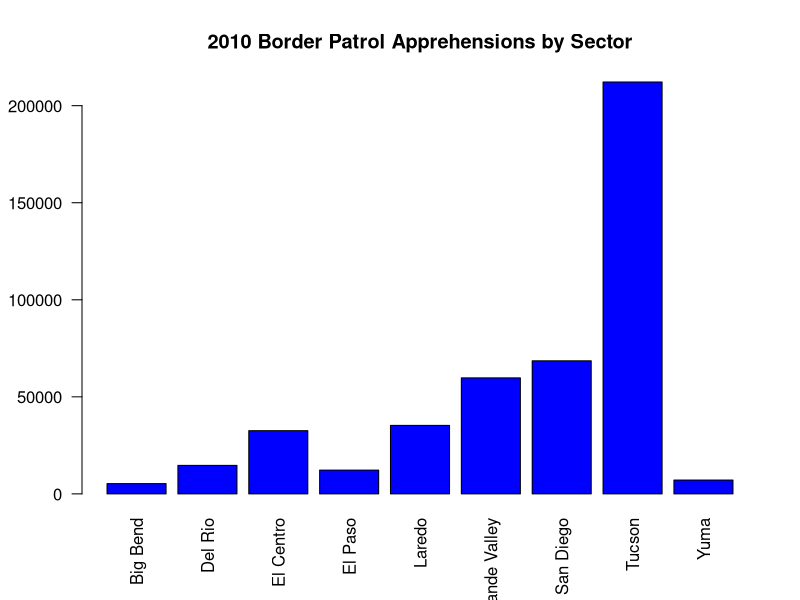

Write R code to recreate this figure. (Note: this script raises an error after producing the figure.)
## ---- chunk 1
data1 <- read.csv("BP apprehensions 2010.csv", header = TRUE, stringsAsFactors = FALSE)
rownames(data1) <- data1[,1]
x <- subset(data1, select= -c(Sector))
x <- rbind(x, colSums(x))
rownames(x) <- c(rownames(x)[-length(rownames(x))], "Total")
x <- cbind(x,rowSums(x))
colnames(x) <- c(colnames(x)[-length(colnames(x))], "Total")
View(x)
## ---- chunk 2
barplot(x[1:9, 13], names.arg = rownames(x)[1:9], 
        las=2,
        axisnames=TRUE,
        main="2010 Border Patrol Apprehensions by Sector",
        border="black",
        col="blue")
## ---- chunk 3
data2 <- read.csv("PB Apprehensions 2017.csv", header = TRUE, stringsAsFactors = FALSE)
rownames(data2) <- data2[,1]
y <- subset(data2, select= -c(Sector))
y <- rbind(y, colSums(y))
rownames(y) <- c(rownames(y)[-length(rownames(y))], "Total")
y <- cbind(y, rowSums(y))
colnames(y) <- c(colnames(y)[-length(colnames(y))], "Total")
View(y)
## ---- chunk 4
barplot(y[1:9, 13], names.arg = rownames(y)[1:9], 
        las=2,
        axisnames=TRUE,
        main="2017 Border Patrol Apprehensions by Sector",
        border="black",
        col="blue")
